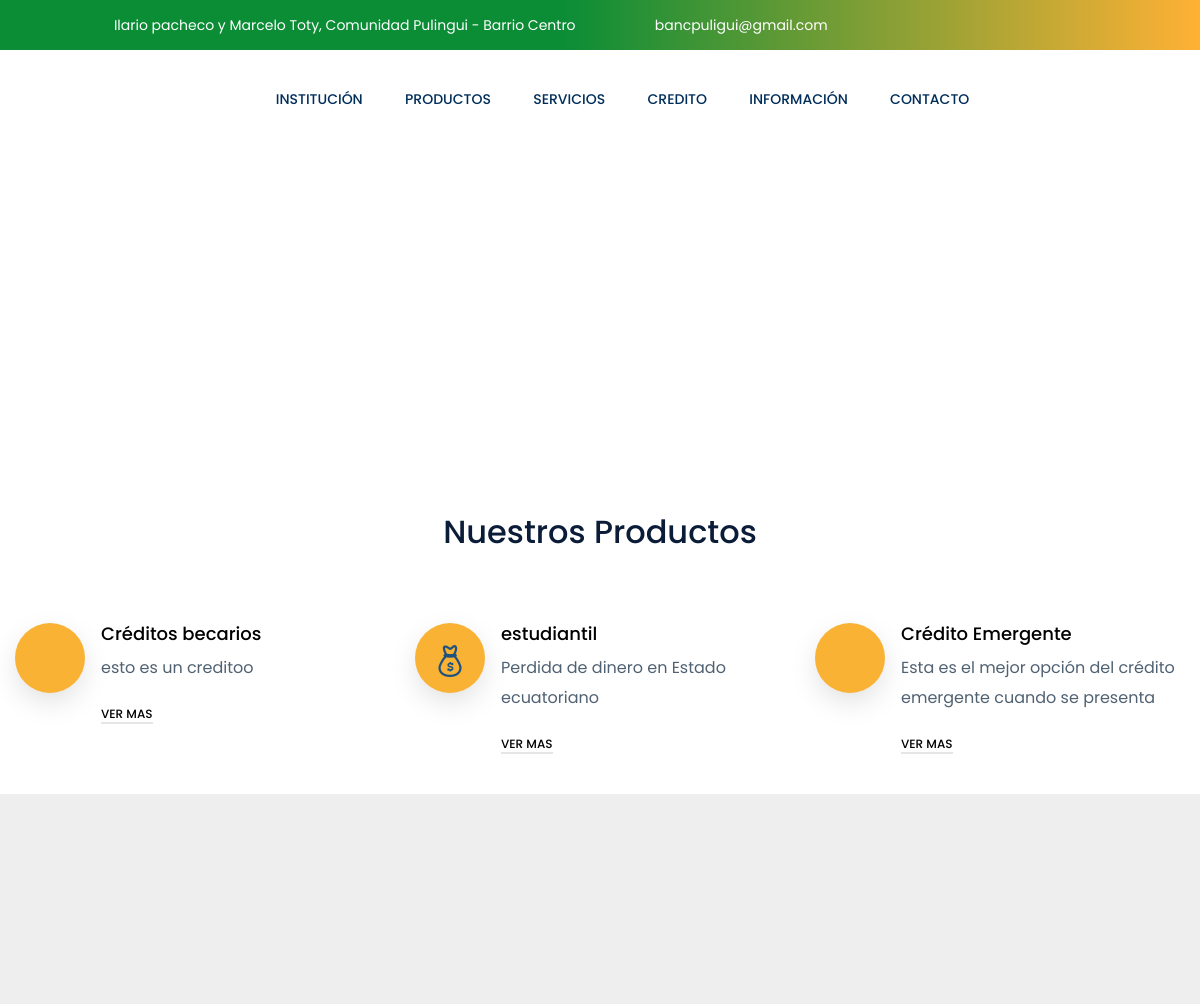
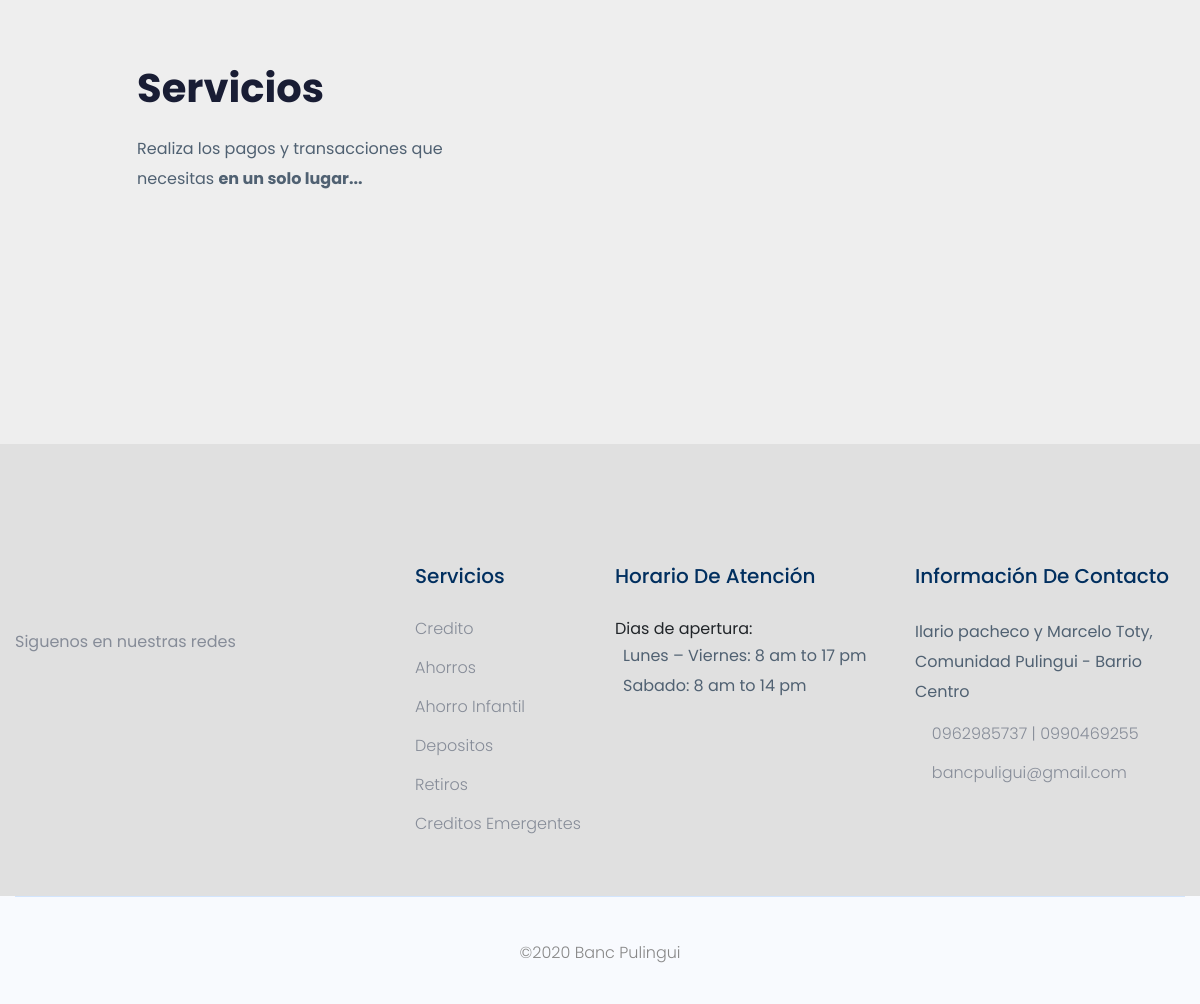
/productos/, run on the app's committed database (2 pictures, top to bottom).
### app/models.py (models this page shows, shortened)
class Producto(models.Model):
	name = models.CharField('Servicios',max_length=200)
	description = models.CharField('Descripcion', max_length=200, null=True, blank=True)
	image = models.ImageField('Imagen',null=True,blank=True, upload_to='productos', default='banco.png')
	body = RichTextUploadingField('Contenido', null=True, blank=True)
	date = models.DateField(auto_now_add=True)
	active = models.BooleanField('Activar', default=False)

### app/views.py (the view)
def servicios (request):
    posts = Producto.objects.filter(active=True)
    navs= NavProducto.objects.filter(active=True)
    servicio = NavServicio.objects.filter(active=True)
    institucion = Institucion.objects.filter(active=True)
    context = {'posts':posts,'navs':navs,'institucion':institucion,'servicio':servicio}
    return render (request, 'productos/servicios.html',context )

### templates/productos/servicios.html (shortened to what this page needs)
{% extends 'index.html' %} {% load static %}  {% block container %}
<div class="slider-area">
  <div
    class="single-slider slider-height2 d-flex align-items-center"
    data-background="{% static 'assets/img/hero/banerp.jpg' %}"
  >
    <div class="container">
      <div class="row">
        <div class="col-xl-12">
          <div class="hero-cap text-center">
            <h2>Productos</h2>
          </div>
        </div>
      </div>
    </div>
  </div>
</div>
<section class="ftco-section">
  <div class="container">
    <div class="row justify-content-center pb-5 mb-3">
      <div class="col-md-7 heading-section text-center ftco-animate">
        <h2 style="margin-top: 2em">Nuestros Productos</h2>
      </div>
    </div>
    <div class="row">
      {% for post in posts %}
      <div class="col-md-4 services ftco-animate">
        <div class="d-block d-flex">
          <div class="icon d-flex justify-content-center align-items-center">
            <span class="flaticon-roof"
              ><img src="{{post.image.url}}" alt=""
            /></span>
          </div>
          <div class="media-body pl-3">
            <h3 class="heading">{{post.name}}</h3>
            <p>{{post.description}}</p>
            <p>
              <a href="{% url 'post-sercivio' post.id %}" class="btn-custom"
                >ver mas</a
              >
            </p>
          </div>
        </div>
      </div>
      {% endfor %}
    </div>
  </div>
</section>
<div class="completed-cases section-padding3">
  <div class="container-fluid">
    <div class="row">
      <div class="col-xl-4 col-lg-4 col-md-8">
        <div class="single-cases-info mb-30">
          <h3>Servicios</h3>
          <p>
            Realiza los pagos y transacciones que necesitas <b style="color: #506172;">en un solo lugar...</b>
          </p>
        </div>
      </div>
      <div class="col-xl-8 col-lg-8 col-md-col-md-7">
        <div class="completed-active owl-carousel">
          <div class="single-cases-img">
          </div>
          <div class="single-cases-img">
          </div>
        </div>
      </div>
    </div>
  </div>
</div>
{% endblock container %}

### templates/productos/servicios.html (style rules this page uses)
.services { display: block; width: 100%; position: relative; -moz-transition: all 0.3s ease; -o-transition: all 0.3s ease; -webkit-transition: all 0.3s ease; -ms-transition: all 0.3s ease; transition: all 0.3s ease; }
.services .d-block { margin-bottom: 20px; }
.services .icon { line-height: 1.3; position: relative; width: 70px; height: 70px; margin: 0 auto; position: relative; z-index: 0; border-radius: 50%; background: #f9b234; -webkit-box-shadow: 0px 10px 30px -4px rgba(0, 0, 0, 0.15); -moz-box-shadow: 0px 10px 30px -4px rgba(0, 0, 0, 0.15); box-shadow: 0px 10px 30px -4px rgba(0, 0, 0, 0.15); }
.services .icon span { font-size: 40px; color: #fff; }
.services .media-body h3 { font-weight: 500; font-size: 18px; color: #000000; }
.services .btn-custom { font-size: 12px; font-weight: 500; text-transform: uppercase; color: #000000; border-bottom: 2px solid #e6e6e6; }

### data on the page
Producto: name "Créditos becarios", description "esto es un creditoo"
Producto: image (picture), name "estudiantil", description "Perdida de dinero en Estado ecuatoriano"
Producto: name "Crédito Emergente", description "Esta es el mejor opción del crédito emergente cuando se presenta"
